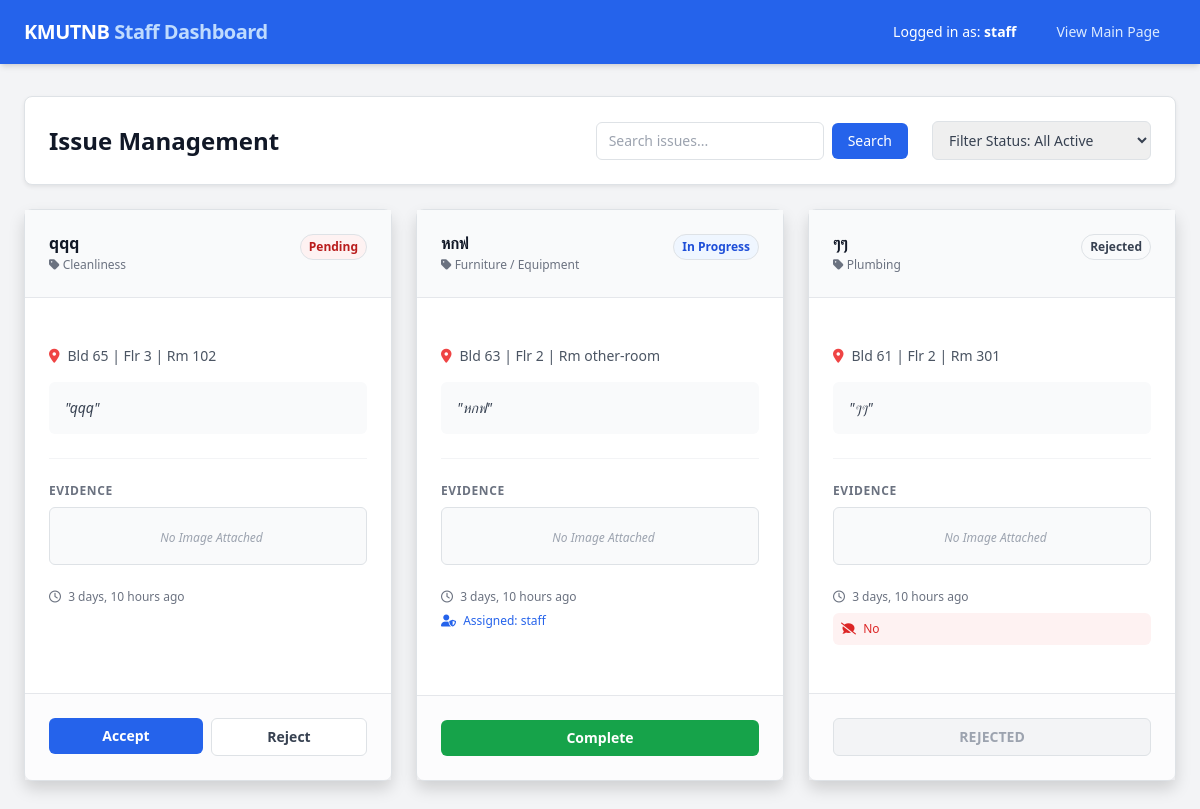
Before: /dashboard/ (signed in) with the older database file.
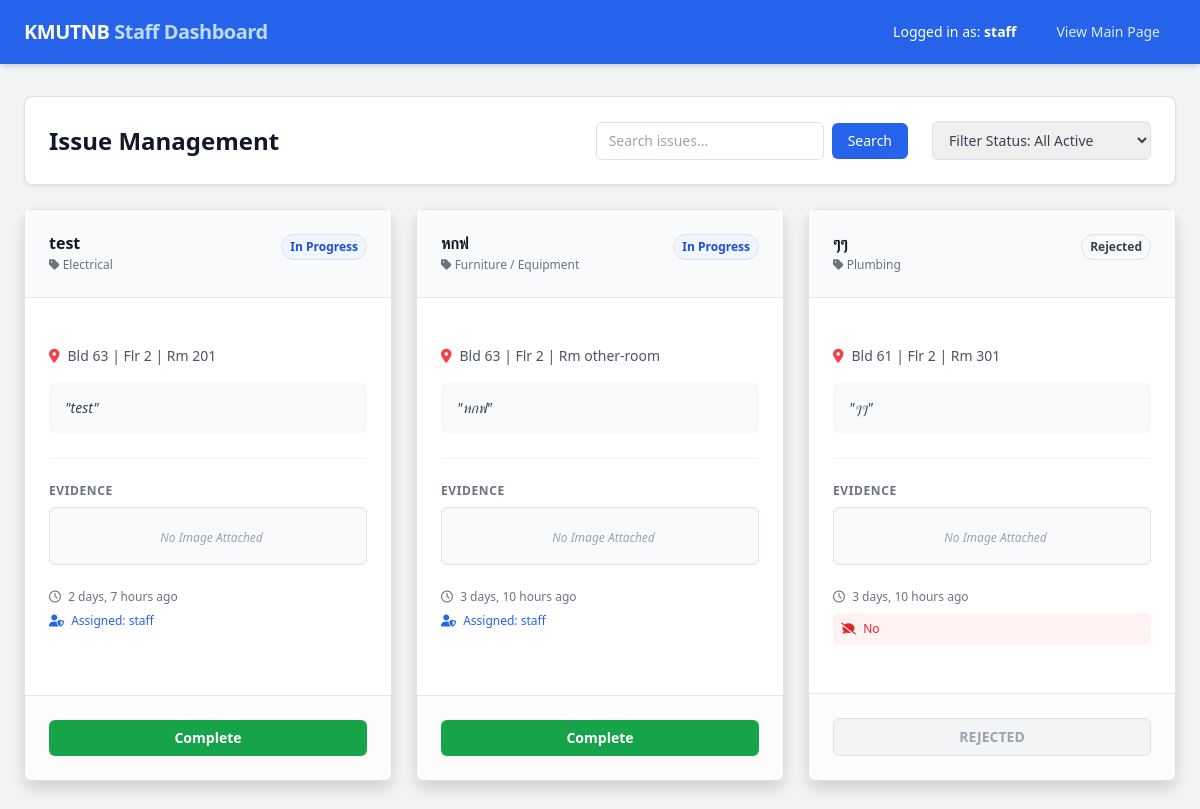
After: the same page with the newer database file.
### Issue/models.py (models this page shows, shortened)
class Issue(models.Model):
    CATEGORY_CHOICES = [
        ('electrical', 'Electrical'),
        ('plumbing', 'Plumbing'),
        ('internet', 'Internet'),
        ('hvac', 'Air Conditioning'),
        ('furniture', 'Furniture / Equipment'),
        ('security', 'Security'),
        ('cleanliness', 'Cleanliness'),
        ('other', 'Other'),
    ]
    STATUS_CHOICES = [
        ('pending', 'Pending'),
        ('progress', 'In Progress'),
        ('hold', 'On Hold'),
        ('resolved', 'Resolved'),
        ('rejected', 'Rejected'),
    ]
    category = models.CharField(max_length=20, choices=CATEGORY_CHOICES, default='other') # หมวดหมู่
    title = models.CharField(max_length=255) # หัวข้อปัญหา (สร้างอัตโนมัติจากรายละเอียด)
    desc = models.TextField() # รายละเอียด
    bld = models.CharField(max_length=50) # อาคาร
    flr = models.CharField(max_length=50) # ชั้น
    rm = models.CharField(max_length=50)  # ห้อง
    status = models.CharField(max_length=20, choices=STATUS_CHOICES, default='pending') # สถานะเริ่มต้นคือ pending
    assigned_to = models.ForeignKey(User, on_delete=models.SET_NULL, null=True, blank=True, related_name='assigned_issues') # เจ้าหน้าที่ผู้รับผิดชอบ
    image = models.ImageField(upload_to='issue_images/', blank=True, null=True) # รูปภาพประกอบปัญหา
    rejection_reason = models.TextField(blank=True, null=True) # เหตุผลที่ปฏิเสธปัญหา
    created_at = models.DateTimeField(auto_now_add=True) # เวลาที่สร้างปัญหา
    in_progress_at = models.DateTimeField(null=True, blank=True) # เวลาที่เริ่มดำเนินการ
    resolved_at = models.DateTimeField(null=True, blank=True) # เวลาที่แก้ไขเสร็จ

### Issue/views.py (the view)
# urls.py: path('dashboard/', views.dashboard, name='dashboard'),
@login_required
@staff_member_required
def dashboard(request):
    status_filter = request.GET.get('status', '') # สถานะจากช่องกรองค้นหา
    search_query = request.GET.get('q', '') # ข้อความค้นหา
    if status_filter:
        issues = Issue.objects.filter(status=status_filter).order_by('-created_at')
    else:
        issues = Issue.objects.exclude(status='resolved').order_by('-created_at')
    if search_query:
        issues = issues.filter(Q(title__icontains=search_query) | Q(desc__icontains=search_query))
    context = {
        'issues': issues,
        'current_filter': status_filter,
        'search_query': search_query,
        'status_choices': Issue.STATUS_CHOICES,
    }
    return render(request, 'dashboard.html', context)

### Issue/templates/dashboard.html (shortened to what the changed rows need)
<!DOCTYPE html>
{% load static %}
<html lang="en">
<head>
    <script src="https://cdn.tailwindcss.com"></script>
    <link href="https://cdn.jsdelivr.net/npm/bootstrap@5.3.2/dist/css/bootstrap.min.css" rel="stylesheet">
    <link href="https://cdnjs.cloudflare.com/ajax/libs/font-awesome/6.0.0/css/all.min.css" rel="stylesheet">
</head>
<body class="bg-gray-100 min-h-screen">
    <main class="max-w-7xl mx-auto py-8 px-4 sm:px-6 lg:px-8">
        <div class="mb-6 flex justify-between items-center bg-white p-4 rounded-lg shadow-sm border border-gray-200">
            <h1 class="text-2xl font-bold text-gray-900">Issue Management</h1>
        </div>
        {% if issues %}
        <div class="grid grid-cols-1 md:grid-cols-2 lg:grid-cols-3 gap-6">
            {% for issue in issues %}
            <div class="ic bg-white shadow rounded-lg border border-gray-200 flex flex-col hover:border-blue-300 transition">
                <div class="px-4 py-4 border-b border-gray-200 flex justify-between items-start bg-gray-50">
                    <div>
                        <h3 class="text-md font-bold text-gray-900 truncate w-40" title="{{ issue.title }}">{{ issue.title }}</h3>
                        <p class="mt-1 text-xs text-gray-500"><i class="fas fa-tag"></i> {{ issue.get_category_display }}</p>
                    </div>
                    <span class="inline-flex items-center px-2 py-1 rounded-full text-xs font-semibold border
                        {% if issue.status == 'pending' %} bg-red-50 text-red-700 border-red-200
                        {% elif issue.status == 'progress' %} bg-blue-50 text-blue-700 border-blue-200
                        {% elif issue.status == 'resolved' %} bg-green-50 text-green-700 border-green-200
                        {% else %} bg-gray-50 text-gray-700 border-gray-200 {% endif %}">
                        {{ issue.get_status_display }}
                    </span>
                </div>
                <div class="px-4 py-5 flex-grow">
                    <div class="mb-3 flex items-center text-sm text-gray-600 gap-2 font-medium">
                        <i class="fas fa-map-marker-alt text-red-500"></i>
                        <span>Bld {{ issue.bld }} | Flr {{ issue.flr }} | Rm {{ issue.rm }}</span>
                    </div>
                    <p class="text-sm text-gray-700 bg-gray-50 p-3 rounded-md italic mb-4">"{{ issue.desc }}"</p>
                    <div class="mb-4 pt-4 border-t border-gray-100">
                        <h4 class="text-xs font-bold text-gray-500 uppercase tracking-wider mb-2">Evidence</h4>
                        {% if issue.image %}
                            <button type="button"
                                class="w-full inline-flex justify-center items-center px-4 py-2 bg-blue-50 text-blue-700 border border-blue-200 rounded-md text-xs font-bold hover:bg-blue-600 hover:text-white transition"
                                onclick="openImageModal('{{ issue.image.url|escapejs }}', '{{ issue.title|escapejs }}')">
                                <i class="fas fa-image mr-2"></i> VIEW PHOTO
                            </button>
                        {% else %}
                            <div class="w-full py-3 bg-gray-50 border border-dashed border-gray-200 rounded-md text-center">
                                <span class="text-gray-400 text-xs italic"> No Image Attached</span>
                            </div>
                        {% endif %}
                    </div>
                    <div class="space-y-2 text-xs text-gray-500">
                        <p><i class="far fa-clock mr-1"></i> {{ issue.created_at|timesince }} ago</p>
                        {% if issue.assigned_to %}
                            <p class="text-blue-600 font-medium"><i class="fas fa-user-shield mr-1"></i> Assigned: {{ issue.assigned_to.username }}</p>
                        {% endif %}
                        {% if issue.rejection_reason %}
                            <p class="bg-red-50 p-2 rounded text-red-600"><i class="fas fa-comment-slash mr-1"></i> {{ issue.rejection_reason }}</p>
                        {% endif %}
                    </div>
                </div>
                <div class="px-4 py-4 border-t border-gray-200 bg-gray-50/50">
                    {% if issue.status == 'pending' %}
                    <div class="flex gap-2">
                        <form method="POST" action="{% url 'Issue:update_status' issue.id %}" class="flex-1">
                            <button type="submit" class="w-full py-2 bg-blue-600 text-white rounded-md text-sm font-bold hover:bg-blue-700 transition">Accept</button>
                        </form>
                        <button onclick="document.getElementById('reject-form-{{ issue.id }}').classList.toggle('hidden')" class="flex-1 py-2 bg-white border border-gray-300 text-gray-700 rounded-md text-sm font-bold hover:bg-gray-50 transition">Reject</button>
                    </div>
                    {% elif issue.status == 'progress' %}
                    <form method="POST" action="{% url 'Issue:update_status' issue.id %}">
                        <button type="submit" class="w-full py-2 bg-green-600 text-white rounded-md text-sm font-bold hover:bg-green-700 transition">Complete</button>
                    </form>
                    {% else %}
                    <div class="text-center py-2 text-sm font-bold text-gray-400 bg-gray-100 rounded border border-gray-200">
                        {{ issue.get_status_display|upper }}
                    </div>
                    {% endif %}
                </div>
            </div>
            {% endfor %}
        </div>
        {% else %}
        <div class="text-center py-16 bg-white rounded-lg shadow-sm border border-gray-200">
            <i class="fas fa-clipboard-check text-5xl text-gray-300 mb-4"></i>
            <h3 class="text-lg font-medium text-gray-900">No issues found</h3>
        </div>
        {% endif %}
    </main>
</body>
</html>

Changed rows visible on the page:
no longer on this page (row edited): Issue: title "qqq", category "Cleanliness", status "Pending", bld "65", flr "3", rm "102", desc "qqq", shows "No Image Attached", created_at "3 days, 10 hours"
added Issue: title "test", category "Electrical", status "In Progress", bld "63", flr "2", rm "201", desc "test", shows "No Image Attached", created_at "2 days, 7 hours", assigned_to.username "staff", shows "Complete"
